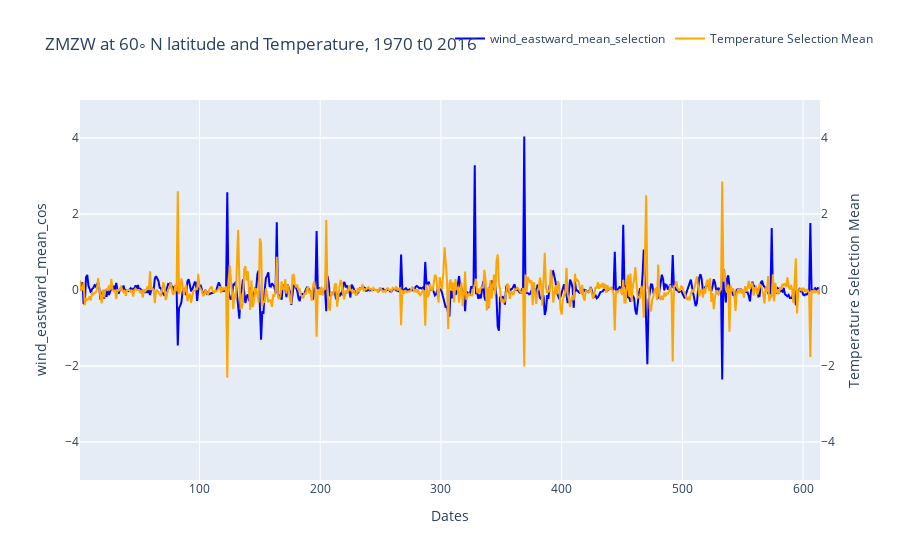

This figure's notebook cell:
### Code cell
fig = go.Figure()

fig.add_trace(go.Scatter(x=df['index_'], y=df['wind_eastward_mean_cos'], name='wind_eastward_mean_selection', line=dict(color='blue')))
fig.add_trace(go.Scatter(x=df['index_'], y=df['temperature_mean_selection'], name='Temperature Selection Mean', line=dict(color='orange'), yaxis='y2'))

# Set layout
fig.update_layout(
    yaxis=dict(
        range=[-5, 5],
        title='wind_eastward_mean_cos'
    )
    ,yaxis2=dict(
        range=[-5, 5],
        title='Temperature Selection Mean',
        side='right',
        overlaying='y'
    )
    ,xaxis=dict(title='Dates'),
    title=f'ZMZW at 60◦ N latitude and Temperature, 1970 t0 2016',
    legend=dict(orientation="h", y=1.2, x=0.5))

# Show the plot
fig.show()

### Figure 1 — Plotly figure (JSON) as saved in the notebook; plotly's stock layout.template omitted (floating-point values rounded to 4 significant figures; data arrays with more than 128 entries replaced by an {"elided": "..."} marker saying what was removed)
{"data": [{"line": {"color": "blue"}, "name": "wind_eastward_mean_selection", "type": "scatter", "x": {"elided": "614 int values"}, "y": {"elided": "614 float values"}}, {"line": {"color": "orange"}, "name": "Temperature Selection Mean", "type": "scatter", "x": {"elided": "614 int values"}, "y": {"elided": "614 float values"}, "yaxis": "y2"}], "layout": {"legend": {"orientation": "h", "x": 0.5, "y": 1.2}, "title": {"text": "ZMZW at 60◦ N latitude and Temperature, 1970 t0 2016"}, "xaxis": {"title": {"text": "Dates"}}, "yaxis": {"range": [-5, 5], "title": {"text": "wind_eastward_mean_cos"}}, "yaxis2": {"overlaying": "y", "range": [-5, 5], "side": "right", "title": {"text": "Temperature Selection Mean"}}}}
